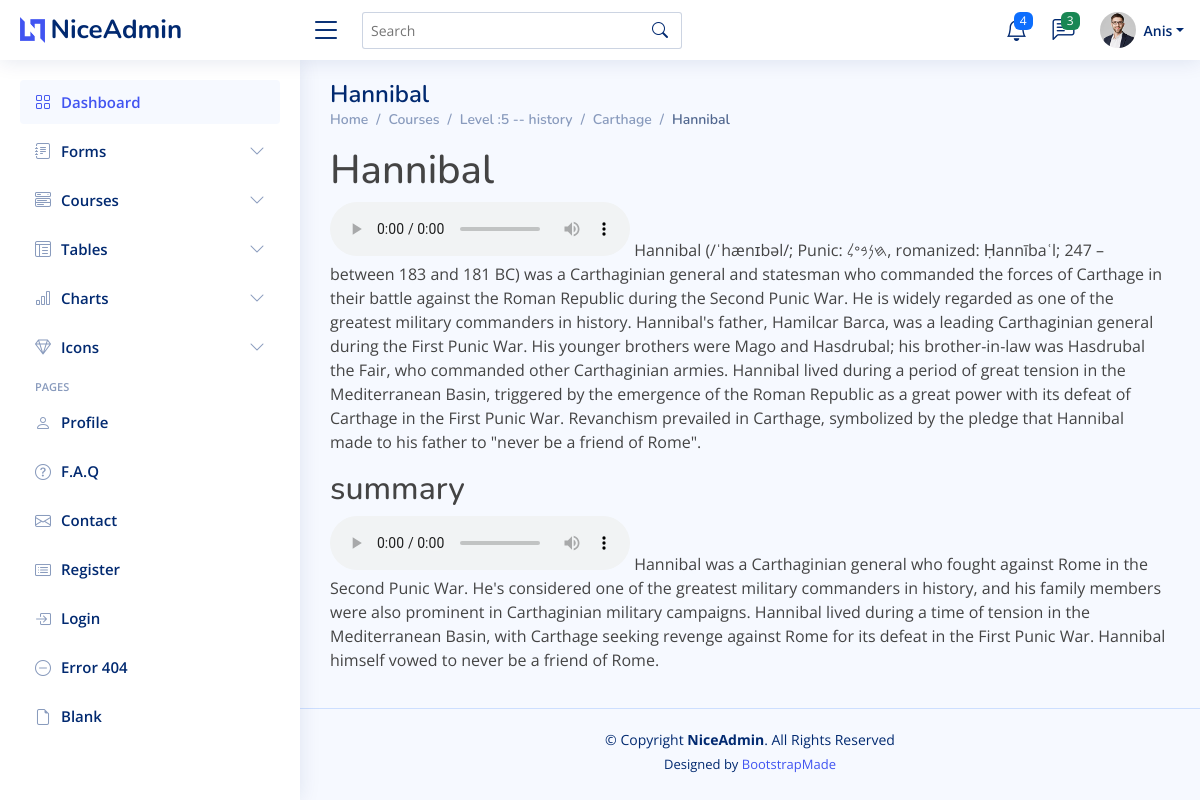
/student/courses/5/history/Carthage/hannibal (signed in), run on the app's committed database.
### course/models.py (models this page shows, shortened)
class CourseMaterial(models.Model):
    title = models.CharField(max_length=255)
    content = models.TextField()
    summary = models.TextField()
    audio = models.FileField(upload_to='course/static/audio/', null=True, blank=True)
    summary_audio = models.FileField(upload_to='course/static/audio/summaries/', null=True, blank=True)
    chapter = models.ForeignKey(Chapter, on_delete=models.CASCADE)
    slug = models.SlugField(max_length=255, unique=True, null=True, blank=True)

class Subject(models.Model):
    name = models.CharField(max_length=255)
    level = models.ForeignKey(Level,on_delete=models.CASCADE)
    def __str__(self):
        return f'{self.level.__str__()} -- {self.name} '

class Level(models.Model):
    number = models.IntegerField()
    def __str__(self):
        return f'Level :{self.number}'

class Chapter(models.Model):
    name = models.CharField(max_length=255)
    subject = models.ForeignKey(Subject,on_delete=models.CASCADE)

### course/views.py (the view)
# urls.py: path("student/courses/<int:level>/<str:subject>/<str:chapter>/<slug:slug>", views.view_course_material_student,name='view_course_material_student'),
def view_course_material_student(request, level, subject, chapter, slug):
    course_material = CourseMaterial.objects.get(slug=slug)
    audiofile=course_material.audio.url
    audiofile=audiofile.replace('course/static/','')
    summaries_audio=course_material.summary_audio.url
    summaries_audio = summaries_audio.replace('course/static/', '')
    sub = Subject.objects.get(Q(name=subject) & Q(level=Level.objects.get(number=level)))
    chapterr = Chapter.objects.get(Q(subject=sub) & Q(name=chapter))
    return render(request, 'course/student/view_course_material_student.html',
                  {'course_material': course_material,'summaries_audio':summaries_audio,'audiofile':audiofile, 'subject': sub, 'chapter': chapterr,
                   'first_name': request.user.first_name,
                   'full_name': request.user.get_full_name(), 'role': 'Student'})

### templates/course/student/view_course_material_student.html
{% extends 'course/student/base_student.html' %}
{% load static %}
{% block content %}
    <main id="main" class="main">
        <div class="pagetitle">
            <h1>{{ course_material.title }}</h1>
            <nav>
                <ol class="breadcrumb">
                    <li class="breadcrumb-item"><a href="/student/">Home</a></li>
                    <li class="breadcrumb-item"><a href="/student/courses">Courses</a></li>
                    <li class="breadcrumb-item"><a
                            href="/teacher/courses/{{ subject.level.number }}/{{ subject.name }}">{{ subject }}</a></li>
                    <li class="breadcrumb-item"><a
                            href="/teacher/courses/{{ subject.level.number }}/{{ subject.name }}/{{ chapter.name }}">{{ chapter.name }}</a>
                    </li>
                    <li class="breadcrumb-item active">{{ course_material.title }}</li>
                </ol>
            </nav>
        </div>
        <h1>{{ course_material.title }}</h1>
        <p>{% if course_material.audio %}
            <audio controls>
                <source src={% static audiofile %} type="{{ course_material.audio.content_type }}">
            </audio>
        {% endif %}
            {{ course_material.content }}</p>
        <h2>summary</h2>
        <p>{% if course_material.summary_audio %}
            <audio controls>
                <source src="{% static summaries_audio %}" type="{{ course_material.summary_audio.content_type }}">
            </audio>
        {% endif %}{{ course_material.summary }}</p>
    </main>
{% endblock %}

### templates/course/student/base_student.html (shortened to what this page needs)
{% load static %}
<!DOCTYPE html>
<html lang="en">
<head>
  <link href="{% static 'assets/vendor/bootstrap/css/bootstrap.min.css' %}" rel="stylesheet">
  <link href="{% static 'assets/vendor/bootstrap-icons/bootstrap-icons.css' %}" rel="stylesheet">
  <link href="{% static 'assets/vendor/boxicons/css/boxicons.min.css' %}" rel="stylesheet">
  <link href="{% static 'assets/vendor/quill/quill.snow.css' %}" rel="stylesheet">
  <link href="{% static 'assets/vendor/quill/quill.bubble.css' %}" rel="stylesheet">
  <link href="{% static 'assets/vendor/remixicon/remixicon.css' %}" rel="stylesheet">
  <link href="{% static 'assets/vendor/simple-datatables/style.css' %}" rel="stylesheet">
  <link href="{% static 'assets/css/style.css' %}" rel="stylesheet">
</head>
<body>
  <header id="header" class="header fixed-top d-flex align-items-center">
    <div class="d-flex align-items-center justify-content-between">
      <a href="index.html" class="logo d-flex align-items-center">
        <img src="assets/img/logo.png" alt="">
        <span class="d-none d-lg-block">NiceAdmin</span>
      </a>
      <i class="bi bi-list toggle-sidebar-btn"></i>
    </div>
    <div class="search-bar">
      <form class="search-form d-flex align-items-center" method="POST" action="#">
        <input type="text" name="query" placeholder="Search" title="Enter search keyword">
        <button type="submit" title="Search"><i class="bi bi-search"></i></button>
      </form>
    </div>
    <nav class="header-nav ms-auto">
      <ul class="d-flex align-items-center">
        <li class="nav-item dropdown">
          <a class="nav-link nav-icon" href="#" data-bs-toggle="dropdown">
            <i class="bi bi-bell"></i>
            <span class="badge bg-primary badge-number">4</span>
          </a>
        </li>
        <li class="nav-item dropdown">
          <a class="nav-link nav-icon" href="#" data-bs-toggle="dropdown">
            <i class="bi bi-chat-left-text"></i>
            <span class="badge bg-success badge-number">3</span>
          </a>
        </li>
        <li class="nav-item dropdown pe-3">
          <a class="nav-link nav-profile d-flex align-items-center pe-0" href="#" data-bs-toggle="dropdown">
            <img src="assets/img/profile-img.jpg" alt="Profile" class="rounded-circle">
            <span class="d-none d-md-block dropdown-toggle ps-2">{{ first_name }}</span>
          </a>
        </li>
      </ul>
    </nav>
  </header>
  <aside id="sidebar" class="sidebar">
    <ul class="sidebar-nav" id="sidebar-nav">
      <li class="nav-item">
        <a class="nav-link " href="index.html">
          <i class="bi bi-grid"></i>
          <span>Dashboard</span>
        </a>
      </li>
      <li class="nav-item">
        <a class="nav-link collapsed" data-bs-target="#forms-nav" data-bs-toggle="collapse" href="#">
          <i class="bi bi-journal-text"></i><span>Forms</span><i class="bi bi-chevron-down ms-auto"></i>
        </a>
      </li>
         <li class="nav-item">
        <a class="nav-link collapsed" data-bs-target="#components-nav" data-bs-toggle="collapse" href="#">
          <i class="bi bi-menu-button-wide"></i><span>Courses</span><i class="bi bi-chevron-down ms-auto"></i>
        </a>
      </li></li>
      <li class="nav-item">
        <a class="nav-link collapsed" data-bs-target="#tables-nav" data-bs-toggle="collapse" href="#">
          <i class="bi bi-layout-text-window-reverse"></i><span>Tables</span><i class="bi bi-chevron-down ms-auto"></i>
        </a>
      </li>
      <li class="nav-item">
        <a class="nav-link collapsed" data-bs-target="#charts-nav" data-bs-toggle="collapse" href="#">
          <i class="bi bi-bar-chart"></i><span>Charts</span><i class="bi bi-chevron-down ms-auto"></i>
        </a>
      </li>
      <li class="nav-item">
        <a class="nav-link collapsed" data-bs-target="#icons-nav" data-bs-toggle="collapse" href="#">
          <i class="bi bi-gem"></i><span>Icons</span><i class="bi bi-chevron-down ms-auto"></i>
        </a>
      </li>
      <li class="nav-heading">Pages</li>
      <li class="nav-item">
        <a class="nav-link collapsed" href="users-profile.html">
          <i class="bi bi-person"></i>
          <span>Profile</span>
        </a>
      </li>
      <li class="nav-item">
        <a class="nav-link collapsed" href="pages-faq.html">
          <i class="bi bi-question-circle"></i>
          <span>F.A.Q</span>
        </a>
      </li>
      <li class="nav-item">
        <a class="nav-link collapsed" href="pages-contact.html">
          <i class="bi bi-envelope"></i>
          <span>Contact</span>
        </a>
      </li>
      <li class="nav-item">
        <a class="nav-link collapsed" href="pages-register.html">
          <i class="bi bi-card-list"></i>
          <span>Register</span>
        </a>
      </li>
      <li class="nav-item">
        <a class="nav-link collapsed" href="pages-login.html">
          <i class="bi bi-box-arrow-in-right"></i>
          <span>Login</span>
        </a>
      </li>
      <li class="nav-item">
        <a class="nav-link collapsed" href="pages-error-404.html">
          <i class="bi bi-dash-circle"></i>
          <span>Error 404</span>
        </a>
      </li>
      <li class="nav-item">
        <a class="nav-link collapsed" href="pages-blank.html">
          <i class="bi bi-file-earmark"></i>
          <span>Blank</span>
        </a>
      </li>
    </ul>
  </aside>
  {% block content %}
  {% endblock %}
  <footer id="footer" class="footer">
    <div class="copyright">
      &copy; Copyright <strong><span>NiceAdmin</span></strong>. All Rights Reserved
    </div>
    <div class="credits">
      Designed by <a href="https://bootstrapmade.com/">BootstrapMade</a>
    </div>
  </footer>
</body>
</html>

### course/static/assets/css/style.css (style rules this page uses)
:root { scroll-behavior: smooth; }
body { font-family: "Open Sans", sans-serif; background: #f6f9ff; color: #444444; }
a { color: #4154f1; text-decoration: none; }
h1, h2, h3, h4, h5, h6 { font-family: "Nunito", sans-serif; }
#main { margin-top: 60px; padding: 20px 30px; transition: all 0.3s; }
.pagetitle { margin-bottom: 10px; }
.pagetitle h1 { font-size: 24px; margin-bottom: 0; font-weight: 600; color: #012970; }
.breadcrumb { font-size: 14px; font-family: "Nunito", sans-serif; color: #899bbd; font-weight: 600; }
.breadcrumb a { color: #899bbd; transition: 0.3s; }
.breadcrumb .breadcrumb-item::before { color: #899bbd; }
.breadcrumb .active { color: #51678f; font-weight: 600; }
.logo { line-height: 1; }
@media (min-width: 1200px) { .logo { width: 280px; } }
.logo img { max-height: 26px; margin-right: 6px; }
.logo span { font-size: 26px; font-weight: 700; color: #012970; font-family: "Nunito", sans-serif; }
.header { transition: all 0.5s; z-index: 997; height: 60px; box-shadow: 0px 2px 20px rgba(1, 41, 112, 0.1); background-color: #fff; padding-left: 20px; }
.header .toggle-sidebar-btn { font-size: 32px; padding-left: 10px; cursor: pointer; color: #012970; }
.header .search-bar { min-width: 360px; padding: 0 20px; }
.header .search-form { width: 100%; }
.header .search-form input { border: 0; font-size: 14px; color: #012970; border: 1px solid rgba(1, 41, 112, 0.2); padding: 7px 38px 7px 8px; border-radius: 3px; transition: 0.3s; width: 100%; }
.header .search-form button { border: 0; padding: 0; margin-left: -30px; background: none; }
.header .search-form button i { color: #012970; }
.header-nav ul { list-style: none; }
.header-nav>ul { margin: 0; padding: 0; }
.header-nav .nav-icon { font-size: 22px; color: #012970; margin-right: 25px; position: relative; }
.header-nav .nav-profile { color: #012970; }
.header-nav .nav-profile img { max-height: 36px; }
.header-nav .nav-profile span { font-size: 14px; font-weight: 600; }
.header-nav .badge-number { position: absolute; inset: -2px -5px auto auto; font-weight: normal; font-size: 12px; padding: 3px 6px; }
.sidebar { position: fixed; top: 60px; left: 0; bottom: 0; width: 300px; z-index: 996; transition: all 0.3s; padding: 20px; overflow-y: auto; scrollbar-width: thin; scrollbar-color: #aab7cf transparent; box-shadow: 0px 0px 20px rgba(1, 41, 112, 0.1); background-color: #fff; }
@media (min-width: 1200px) { #main, #footer { margin-left: 300px; } }
.sidebar-nav { padding: 0; margin: 0; list-style: none; }
.sidebar-nav li { padding: 0; margin: 0; list-style: none; }
.sidebar-nav .nav-item { margin-bottom: 5px; }
.sidebar-nav .nav-heading { font-size: 11px; text-transform: uppercase; color: #899bbd; font-weight: 600; margin: 10px 0 5px 15px; }
.sidebar-nav .nav-link { display: flex; align-items: center; font-size: 15px; font-weight: 600; color: #4154f1; transition: 0.3; background: #f6f9ff; padding: 10px 15px; border-radius: 4px; }
.sidebar-nav .nav-link i { font-size: 16px; margin-right: 10px; color: #4154f1; }
.sidebar-nav .nav-link.collapsed { color: #012970; background: #fff; }
.sidebar-nav .nav-link.collapsed i { color: #899bbd; }
.sidebar-nav .nav-link .bi-chevron-down { margin-right: 0; transition: transform 0.2s ease-in-out; }
.footer { padding: 20px 0; font-size: 14px; transition: all 0.3s; border-top: 1px solid #cddfff; }
.footer .copyright { text-align: center; color: #012970; }
.footer .credits { padding-top: 5px; text-align: center; font-size: 13px; color: #012970; }

### data on the page
CourseMaterial: title "Hannibal", content "Hannibal (/ˈhænɪbəl/; Punic: 𐤇𐤍𐤁𐤏𐤋, romanized: Ḥannībaʿl; 247 – between 183 and 181 BC) was a Carthaginian general and statesman who commanded the forces of Carthage in their battle against the Roman Republic during the Second Punic War. He is widely regarded as one of the greatest military commanders in history. Hannibal's father, Hamilcar Barca, was a leading Carthaginian general during the First Punic War. His younger brothers were Mago and Hasdrubal; his brother-in-law was Hasdrubal the Fair, who commanded other Carthaginian armies. Hannibal lived during a period of great tension in the Mediterranean Basin, triggered by the emergence of the Roman Republic as a great power with its…", summary "Hannibal was a Carthaginian general who fought against Rome in the Second Punic War. He's considered one of the greatest military commanders in history, and his family members were also prominent in Carthaginian military campaigns. Hannibal lived during a time of tension in the Mediterranean Basin, with Carthage seeking revenge against Rome for its defeat in the First Punic War. Hannibal himself vowed to never be a friend of Rome."
Subject: level+name "Level :5 -- history"
Chapter: name "Carthage"

### other printed values
{{ first_name }} "Anis"
